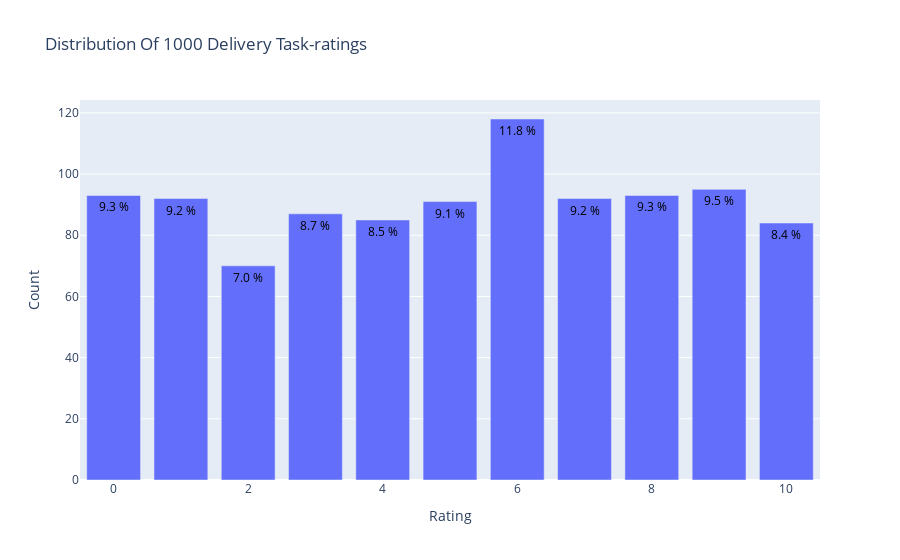

The code cell stored with this chart in its notebook:
### Code cell
import plotly.graph_objs as go
from plotly.offline import init_notebook_mode, plot, iplot
#add
data = frame['rating'].value_counts().sort_index(ascending=False)
trace = go.Bar(x = data.index,
               text = ['{:.1f} %'.format(val) for val in (data.values / frame.shape[0] * 100)],
               textposition = 'auto',
               textfont = dict(color = '#000000'),
               y = data.values,
               )
# Create layout
layout = dict(title = 'Distribution Of {} Delivery Task-ratings'.format(frame.shape[0]),
              xaxis = dict(title = 'Rating'),
              yaxis = dict(title = 'Count'))
# Create plot
fig = go.Figure(data=[trace], layout=layout)
iplot(fig)
#add

### Figure 1 — Plotly figure (JSON) as saved in the notebook; plotly's stock layout.template omitted (floating-point values rounded to 4 significant figures)
{"data": [{"text": ["8.4 %", "9.5 %", "9.3 %", "9.2 %", "11.8 %", "9.1 %", "8.5 %", "8.7 %", "7.0 %", "9.2 %", "9.3 %"], "textfont": {"color": "#000000"}, "textposition": "auto", "type": "bar", "x": [10, 9, 8, 7, 6, 5, 4, 3, 2, 1, 0], "y": [84, 95, 93, 92, 118, 91, 85, 87, 70, 92, 93]}], "layout": {"title": {"text": "Distribution Of 1000 Delivery Task-ratings"}, "xaxis": {"title": {"text": "Rating"}}, "yaxis": {"title": {"text": "Count"}}}}
